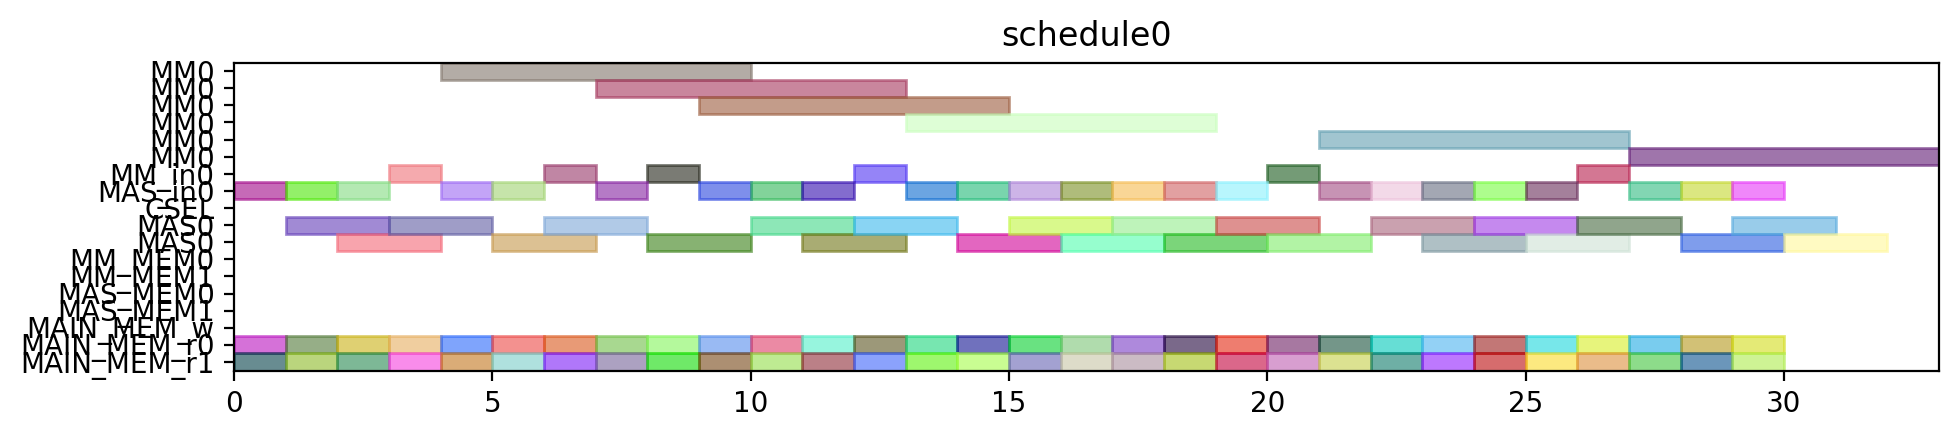

This chart was generated by the following Python code:
from pyschedule import Scenario, solvers, plotters, alt


def solve():
	horizon = 120
	S = Scenario("schedule0", horizon=horizon)

	# resource
	MM = S.Resources('MM', num=1, size=6)
	MM_in = S.Resources('MM_in', num=1)
	MAS_in = S.Resources('MAS_in', num=1)
	CSEL = S.Resource('CSEL')
	MAS = S.Resources('MAS', num=1, size=2, periods=range(1, horizon))
	MM_MEM = S.Resources('MM_MEM', num=2)
	MAS_MEM = S.Resources('MAS_MEM', num=2)
	MAIN_MEM_w = S.Resource('MAIN_MEM_w', size=1)
	MAIN_MEM_r = S.Resources('MAIN_MEM_r', num=2)

	# result of previous scheduling

	# new tasks
	c_t0_a1_0 = S.Task('c_t0_a1_0', length=2, delay_cost=1)
	c_t0_a1_0 += alt(MAS)
	c_t0_a1_0_in = S.Task('c_t0_a1_0_in', length=1, delay_cost=1)
	c_t0_a1_0_in += alt(MAS_in)
	S += c_t0_a1_0_in*MAS_in[0]<=c_t0_a1_0*MAS[0]

	c_t0_a1_0_mem0 = S.Task('c_t0_a1_0_mem0', length=1, delay_cost=1)
	c_t0_a1_0_mem0 += MAIN_MEM_r[0]
	S += c_t0_a1_0_mem0 <= c_t0_a1_0

	c_t0_a1_0_mem1 = S.Task('c_t0_a1_0_mem1', length=1, delay_cost=1)
	c_t0_a1_0_mem1 += MAIN_MEM_r[1]
	S += c_t0_a1_0_mem1 <= c_t0_a1_0

	c_t0_a1_1 = S.Task('c_t0_a1_1', length=2, delay_cost=1)
	c_t0_a1_1 += alt(MAS)
	c_t0_a1_1_in = S.Task('c_t0_a1_1_in', length=1, delay_cost=1)
	c_t0_a1_1_in += alt(MAS_in)
	S += c_t0_a1_1_in*MAS_in[0]<=c_t0_a1_1*MAS[0]

	c_t0_a1_1_mem0 = S.Task('c_t0_a1_1_mem0', length=1, delay_cost=1)
	c_t0_a1_1_mem0 += MAIN_MEM_r[0]
	S += c_t0_a1_1_mem0 <= c_t0_a1_1

	c_t0_a1_1_mem1 = S.Task('c_t0_a1_1_mem1', length=1, delay_cost=1)
	c_t0_a1_1_mem1 += MAIN_MEM_r[1]
	S += c_t0_a1_1_mem1 <= c_t0_a1_1

	c_t0_t10 = S.Task('c_t0_t10', length=2, delay_cost=1)
	c_t0_t10 += alt(MAS)
	c_t0_t10_in = S.Task('c_t0_t10_in', length=1, delay_cost=1)
	c_t0_t10_in += alt(MAS_in)
	S += c_t0_t10_in*MAS_in[0]<=c_t0_t10*MAS[0]

	c_t0_t10_mem0 = S.Task('c_t0_t10_mem0', length=1, delay_cost=1)
	c_t0_t10_mem0 += MAIN_MEM_r[0]
	S += c_t0_t10_mem0 <= c_t0_t10

	c_t0_t10_mem1 = S.Task('c_t0_t10_mem1', length=1, delay_cost=1)
	c_t0_t10_mem1 += MAIN_MEM_r[1]
	S += c_t0_t10_mem1 <= c_t0_t10

	c_t0_t11 = S.Task('c_t0_t11', length=2, delay_cost=1)
	c_t0_t11 += alt(MAS)
	c_t0_t11_in = S.Task('c_t0_t11_in', length=1, delay_cost=1)
	c_t0_t11_in += alt(MAS_in)
	S += c_t0_t11_in*MAS_in[0]<=c_t0_t11*MAS[0]

	c_t0_t11_mem0 = S.Task('c_t0_t11_mem0', length=1, delay_cost=1)
	c_t0_t11_mem0 += MAIN_MEM_r[0]
	S += c_t0_t11_mem0 <= c_t0_t11

	c_t0_t11_mem1 = S.Task('c_t0_t11_mem1', length=1, delay_cost=1)
	c_t0_t11_mem1 += MAIN_MEM_r[1]
	S += c_t0_t11_mem1 <= c_t0_t11

	c_t0_t3_t0 = S.Task('c_t0_t3_t0', length=6, delay_cost=1)
	c_t0_t3_t0 += alt(MM)
	c_t0_t3_t0_in = S.Task('c_t0_t3_t0_in', length=1, delay_cost=1)
	c_t0_t3_t0_in += alt(MM_in)
	S += c_t0_t3_t0_in*MM_in[0]<=c_t0_t3_t0*MM[0]
	c_t0_t3_t0_mem0 = S.Task('c_t0_t3_t0_mem0', length=1, delay_cost=1)
	c_t0_t3_t0_mem0 += MAIN_MEM_r[0]
	S += c_t0_t3_t0_mem0 <= c_t0_t3_t0

	c_t0_t3_t0_mem1 = S.Task('c_t0_t3_t0_mem1', length=1, delay_cost=1)
	c_t0_t3_t0_mem1 += MAIN_MEM_r[1]
	S += c_t0_t3_t0_mem1 <= c_t0_t3_t0

	c_t0_t3_t1 = S.Task('c_t0_t3_t1', length=6, delay_cost=1)
	c_t0_t3_t1 += alt(MM)
	c_t0_t3_t1_in = S.Task('c_t0_t3_t1_in', length=1, delay_cost=1)
	c_t0_t3_t1_in += alt(MM_in)
	S += c_t0_t3_t1_in*MM_in[0]<=c_t0_t3_t1*MM[0]
	c_t0_t3_t1_mem0 = S.Task('c_t0_t3_t1_mem0', length=1, delay_cost=1)
	c_t0_t3_t1_mem0 += MAIN_MEM_r[0]
	S += c_t0_t3_t1_mem0 <= c_t0_t3_t1

	c_t0_t3_t1_mem1 = S.Task('c_t0_t3_t1_mem1', length=1, delay_cost=1)
	c_t0_t3_t1_mem1 += MAIN_MEM_r[1]
	S += c_t0_t3_t1_mem1 <= c_t0_t3_t1

	c_t0_t3_t2 = S.Task('c_t0_t3_t2', length=2, delay_cost=1)
	c_t0_t3_t2 += alt(MAS)
	c_t0_t3_t2_in = S.Task('c_t0_t3_t2_in', length=1, delay_cost=1)
	c_t0_t3_t2_in += alt(MAS_in)
	S += c_t0_t3_t2_in*MAS_in[0]<=c_t0_t3_t2*MAS[0]

	c_t0_t3_t2_mem0 = S.Task('c_t0_t3_t2_mem0', length=1, delay_cost=1)
	c_t0_t3_t2_mem0 += MAIN_MEM_r[0]
	S += c_t0_t3_t2_mem0 <= c_t0_t3_t2

	c_t0_t3_t2_mem1 = S.Task('c_t0_t3_t2_mem1', length=1, delay_cost=1)
	c_t0_t3_t2_mem1 += MAIN_MEM_r[1]
	S += c_t0_t3_t2_mem1 <= c_t0_t3_t2

	c_t0_t3_t3 = S.Task('c_t0_t3_t3', length=2, delay_cost=1)
	c_t0_t3_t3 += alt(MAS)
	c_t0_t3_t3_in = S.Task('c_t0_t3_t3_in', length=1, delay_cost=1)
	c_t0_t3_t3_in += alt(MAS_in)
	S += c_t0_t3_t3_in*MAS_in[0]<=c_t0_t3_t3*MAS[0]

	c_t0_t3_t3_mem0 = S.Task('c_t0_t3_t3_mem0', length=1, delay_cost=1)
	c_t0_t3_t3_mem0 += MAIN_MEM_r[0]
	S += c_t0_t3_t3_mem0 <= c_t0_t3_t3

	c_t0_t3_t3_mem1 = S.Task('c_t0_t3_t3_mem1', length=1, delay_cost=1)
	c_t0_t3_t3_mem1 += MAIN_MEM_r[1]
	S += c_t0_t3_t3_mem1 <= c_t0_t3_t3

	c_t1_a1_0 = S.Task('c_t1_a1_0', length=2, delay_cost=1)
	c_t1_a1_0 += alt(MAS)
	c_t1_a1_0_in = S.Task('c_t1_a1_0_in', length=1, delay_cost=1)
	c_t1_a1_0_in += alt(MAS_in)
	S += c_t1_a1_0_in*MAS_in[0]<=c_t1_a1_0*MAS[0]

	c_t1_a1_0_mem0 = S.Task('c_t1_a1_0_mem0', length=1, delay_cost=1)
	c_t1_a1_0_mem0 += MAIN_MEM_r[0]
	S += c_t1_a1_0_mem0 <= c_t1_a1_0

	c_t1_a1_0_mem1 = S.Task('c_t1_a1_0_mem1', length=1, delay_cost=1)
	c_t1_a1_0_mem1 += MAIN_MEM_r[1]
	S += c_t1_a1_0_mem1 <= c_t1_a1_0

	c_t1_a1_1 = S.Task('c_t1_a1_1', length=2, delay_cost=1)
	c_t1_a1_1 += alt(MAS)
	c_t1_a1_1_in = S.Task('c_t1_a1_1_in', length=1, delay_cost=1)
	c_t1_a1_1_in += alt(MAS_in)
	S += c_t1_a1_1_in*MAS_in[0]<=c_t1_a1_1*MAS[0]

	c_t1_a1_1_mem0 = S.Task('c_t1_a1_1_mem0', length=1, delay_cost=1)
	c_t1_a1_1_mem0 += MAIN_MEM_r[0]
	S += c_t1_a1_1_mem0 <= c_t1_a1_1

	c_t1_a1_1_mem1 = S.Task('c_t1_a1_1_mem1', length=1, delay_cost=1)
	c_t1_a1_1_mem1 += MAIN_MEM_r[1]
	S += c_t1_a1_1_mem1 <= c_t1_a1_1

	c_t1_t10 = S.Task('c_t1_t10', length=2, delay_cost=1)
	c_t1_t10 += alt(MAS)
	c_t1_t10_in = S.Task('c_t1_t10_in', length=1, delay_cost=1)
	c_t1_t10_in += alt(MAS_in)
	S += c_t1_t10_in*MAS_in[0]<=c_t1_t10*MAS[0]

	c_t1_t10_mem0 = S.Task('c_t1_t10_mem0', length=1, delay_cost=1)
	c_t1_t10_mem0 += MAIN_MEM_r[0]
	S += c_t1_t10_mem0 <= c_t1_t10

	c_t1_t10_mem1 = S.Task('c_t1_t10_mem1', length=1, delay_cost=1)
	c_t1_t10_mem1 += MAIN_MEM_r[1]
	S += c_t1_t10_mem1 <= c_t1_t10

	c_t1_t11 = S.Task('c_t1_t11', length=2, delay_cost=1)
	c_t1_t11 += alt(MAS)
	c_t1_t11_in = S.Task('c_t1_t11_in', length=1, delay_cost=1)
	c_t1_t11_in += alt(MAS_in)
	S += c_t1_t11_in*MAS_in[0]<=c_t1_t11*MAS[0]

	c_t1_t11_mem0 = S.Task('c_t1_t11_mem0', length=1, delay_cost=1)
	c_t1_t11_mem0 += MAIN_MEM_r[0]
	S += c_t1_t11_mem0 <= c_t1_t11

	c_t1_t11_mem1 = S.Task('c_t1_t11_mem1', length=1, delay_cost=1)
	c_t1_t11_mem1 += MAIN_MEM_r[1]
	S += c_t1_t11_mem1 <= c_t1_t11

	c_t1_t3_t0 = S.Task('c_t1_t3_t0', length=6, delay_cost=1)
	c_t1_t3_t0 += alt(MM)
	c_t1_t3_t0_in = S.Task('c_t1_t3_t0_in', length=1, delay_cost=1)
	c_t1_t3_t0_in += alt(MM_in)
	S += c_t1_t3_t0_in*MM_in[0]<=c_t1_t3_t0*MM[0]
	c_t1_t3_t0_mem0 = S.Task('c_t1_t3_t0_mem0', length=1, delay_cost=1)
	c_t1_t3_t0_mem0 += MAIN_MEM_r[0]
	S += c_t1_t3_t0_mem0 <= c_t1_t3_t0

	c_t1_t3_t0_mem1 = S.Task('c_t1_t3_t0_mem1', length=1, delay_cost=1)
	c_t1_t3_t0_mem1 += MAIN_MEM_r[1]
	S += c_t1_t3_t0_mem1 <= c_t1_t3_t0

	c_t1_t3_t1 = S.Task('c_t1_t3_t1', length=6, delay_cost=1)
	c_t1_t3_t1 += alt(MM)
	c_t1_t3_t1_in = S.Task('c_t1_t3_t1_in', length=1, delay_cost=1)
	c_t1_t3_t1_in += alt(MM_in)
	S += c_t1_t3_t1_in*MM_in[0]<=c_t1_t3_t1*MM[0]
	c_t1_t3_t1_mem0 = S.Task('c_t1_t3_t1_mem0', length=1, delay_cost=1)
	c_t1_t3_t1_mem0 += MAIN_MEM_r[0]
	S += c_t1_t3_t1_mem0 <= c_t1_t3_t1

	c_t1_t3_t1_mem1 = S.Task('c_t1_t3_t1_mem1', length=1, delay_cost=1)
	c_t1_t3_t1_mem1 += MAIN_MEM_r[1]
	S += c_t1_t3_t1_mem1 <= c_t1_t3_t1

	c_t1_t3_t2 = S.Task('c_t1_t3_t2', length=2, delay_cost=1)
	c_t1_t3_t2 += alt(MAS)
	c_t1_t3_t2_in = S.Task('c_t1_t3_t2_in', length=1, delay_cost=1)
	c_t1_t3_t2_in += alt(MAS_in)
	S += c_t1_t3_t2_in*MAS_in[0]<=c_t1_t3_t2*MAS[0]

	c_t1_t3_t2_mem0 = S.Task('c_t1_t3_t2_mem0', length=1, delay_cost=1)
	c_t1_t3_t2_mem0 += MAIN_MEM_r[0]
	S += c_t1_t3_t2_mem0 <= c_t1_t3_t2

	c_t1_t3_t2_mem1 = S.Task('c_t1_t3_t2_mem1', length=1, delay_cost=1)
	c_t1_t3_t2_mem1 += MAIN_MEM_r[1]
	S += c_t1_t3_t2_mem1 <= c_t1_t3_t2

	c_t1_t3_t3 = S.Task('c_t1_t3_t3', length=2, delay_cost=1)
	c_t1_t3_t3 += alt(MAS)
	c_t1_t3_t3_in = S.Task('c_t1_t3_t3_in', length=1, delay_cost=1)
	c_t1_t3_t3_in += alt(MAS_in)
	S += c_t1_t3_t3_in*MAS_in[0]<=c_t1_t3_t3*MAS[0]

	c_t1_t3_t3_mem0 = S.Task('c_t1_t3_t3_mem0', length=1, delay_cost=1)
	c_t1_t3_t3_mem0 += MAIN_MEM_r[0]
	S += c_t1_t3_t3_mem0 <= c_t1_t3_t3

	c_t1_t3_t3_mem1 = S.Task('c_t1_t3_t3_mem1', length=1, delay_cost=1)
	c_t1_t3_t3_mem1 += MAIN_MEM_r[1]
	S += c_t1_t3_t3_mem1 <= c_t1_t3_t3

	c_t2_a1_0 = S.Task('c_t2_a1_0', length=2, delay_cost=1)
	c_t2_a1_0 += alt(MAS)
	c_t2_a1_0_in = S.Task('c_t2_a1_0_in', length=1, delay_cost=1)
	c_t2_a1_0_in += alt(MAS_in)
	S += c_t2_a1_0_in*MAS_in[0]<=c_t2_a1_0*MAS[0]

	c_t2_a1_0_mem0 = S.Task('c_t2_a1_0_mem0', length=1, delay_cost=1)
	c_t2_a1_0_mem0 += MAIN_MEM_r[0]
	S += c_t2_a1_0_mem0 <= c_t2_a1_0

	c_t2_a1_0_mem1 = S.Task('c_t2_a1_0_mem1', length=1, delay_cost=1)
	c_t2_a1_0_mem1 += MAIN_MEM_r[1]
	S += c_t2_a1_0_mem1 <= c_t2_a1_0

	c_t2_a1_1 = S.Task('c_t2_a1_1', length=2, delay_cost=1)
	c_t2_a1_1 += alt(MAS)
	c_t2_a1_1_in = S.Task('c_t2_a1_1_in', length=1, delay_cost=1)
	c_t2_a1_1_in += alt(MAS_in)
	S += c_t2_a1_1_in*MAS_in[0]<=c_t2_a1_1*MAS[0]

	c_t2_a1_1_mem0 = S.Task('c_t2_a1_1_mem0', length=1, delay_cost=1)
	c_t2_a1_1_mem0 += MAIN_MEM_r[0]
	S += c_t2_a1_1_mem0 <= c_t2_a1_1

	c_t2_a1_1_mem1 = S.Task('c_t2_a1_1_mem1', length=1, delay_cost=1)
	c_t2_a1_1_mem1 += MAIN_MEM_r[1]
	S += c_t2_a1_1_mem1 <= c_t2_a1_1

	c_t2_t10 = S.Task('c_t2_t10', length=2, delay_cost=1)
	c_t2_t10 += alt(MAS)
	c_t2_t10_in = S.Task('c_t2_t10_in', length=1, delay_cost=1)
	c_t2_t10_in += alt(MAS_in)
	S += c_t2_t10_in*MAS_in[0]<=c_t2_t10*MAS[0]

	c_t2_t10_mem0 = S.Task('c_t2_t10_mem0', length=1, delay_cost=1)
	c_t2_t10_mem0 += MAIN_MEM_r[0]
	S += c_t2_t10_mem0 <= c_t2_t10

	c_t2_t10_mem1 = S.Task('c_t2_t10_mem1', length=1, delay_cost=1)
	c_t2_t10_mem1 += MAIN_MEM_r[1]
	S += c_t2_t10_mem1 <= c_t2_t10

	c_t2_t11 = S.Task('c_t2_t11', length=2, delay_cost=1)
	c_t2_t11 += alt(MAS)
	c_t2_t11_in = S.Task('c_t2_t11_in', length=1, delay_cost=1)
	c_t2_t11_in += alt(MAS_in)
	S += c_t2_t11_in*MAS_in[0]<=c_t2_t11*MAS[0]

	c_t2_t11_mem0 = S.Task('c_t2_t11_mem0', length=1, delay_cost=1)
	c_t2_t11_mem0 += MAIN_MEM_r[0]
	S += c_t2_t11_mem0 <= c_t2_t11

	c_t2_t11_mem1 = S.Task('c_t2_t11_mem1', length=1, delay_cost=1)
	c_t2_t11_mem1 += MAIN_MEM_r[1]
	S += c_t2_t11_mem1 <= c_t2_t11

	c_t2_t3_t0 = S.Task('c_t2_t3_t0', length=6, delay_cost=1)
	c_t2_t3_t0 += alt(MM)
	c_t2_t3_t0_in = S.Task('c_t2_t3_t0_in', length=1, delay_cost=1)
	c_t2_t3_t0_in += alt(MM_in)
	S += c_t2_t3_t0_in*MM_in[0]<=c_t2_t3_t0*MM[0]
	c_t2_t3_t0_mem0 = S.Task('c_t2_t3_t0_mem0', length=1, delay_cost=1)
	c_t2_t3_t0_mem0 += MAIN_MEM_r[0]
	S += c_t2_t3_t0_mem0 <= c_t2_t3_t0

	c_t2_t3_t0_mem1 = S.Task('c_t2_t3_t0_mem1', length=1, delay_cost=1)
	c_t2_t3_t0_mem1 += MAIN_MEM_r[1]
	S += c_t2_t3_t0_mem1 <= c_t2_t3_t0

	c_t2_t3_t1 = S.Task('c_t2_t3_t1', length=6, delay_cost=1)
	c_t2_t3_t1 += alt(MM)
	c_t2_t3_t1_in = S.Task('c_t2_t3_t1_in', length=1, delay_cost=1)
	c_t2_t3_t1_in += alt(MM_in)
	S += c_t2_t3_t1_in*MM_in[0]<=c_t2_t3_t1*MM[0]
	c_t2_t3_t1_mem0 = S.Task('c_t2_t3_t1_mem0', length=1, delay_cost=1)
	c_t2_t3_t1_mem0 += MAIN_MEM_r[0]
	S += c_t2_t3_t1_mem0 <= c_t2_t3_t1

	c_t2_t3_t1_mem1 = S.Task('c_t2_t3_t1_mem1', length=1, delay_cost=1)
	c_t2_t3_t1_mem1 += MAIN_MEM_r[1]
	S += c_t2_t3_t1_mem1 <= c_t2_t3_t1

	c_t2_t3_t2 = S.Task('c_t2_t3_t2', length=2, delay_cost=1)
	c_t2_t3_t2 += alt(MAS)
	c_t2_t3_t2_in = S.Task('c_t2_t3_t2_in', length=1, delay_cost=1)
	c_t2_t3_t2_in += alt(MAS_in)
	S += c_t2_t3_t2_in*MAS_in[0]<=c_t2_t3_t2*MAS[0]

	c_t2_t3_t2_mem0 = S.Task('c_t2_t3_t2_mem0', length=1, delay_cost=1)
	c_t2_t3_t2_mem0 += MAIN_MEM_r[0]
	S += c_t2_t3_t2_mem0 <= c_t2_t3_t2

	c_t2_t3_t2_mem1 = S.Task('c_t2_t3_t2_mem1', length=1, delay_cost=1)
	c_t2_t3_t2_mem1 += MAIN_MEM_r[1]
	S += c_t2_t3_t2_mem1 <= c_t2_t3_t2

	c_t2_t3_t3 = S.Task('c_t2_t3_t3', length=2, delay_cost=1)
	c_t2_t3_t3 += alt(MAS)
	c_t2_t3_t3_in = S.Task('c_t2_t3_t3_in', length=1, delay_cost=1)
	c_t2_t3_t3_in += alt(MAS_in)
	S += c_t2_t3_t3_in*MAS_in[0]<=c_t2_t3_t3*MAS[0]

	c_t2_t3_t3_mem0 = S.Task('c_t2_t3_t3_mem0', length=1, delay_cost=1)
	c_t2_t3_t3_mem0 += MAIN_MEM_r[0]
	S += c_t2_t3_t3_mem0 <= c_t2_t3_t3

	c_t2_t3_t3_mem1 = S.Task('c_t2_t3_t3_mem1', length=1, delay_cost=1)
	c_t2_t3_t3_mem1 += MAIN_MEM_r[1]
	S += c_t2_t3_t3_mem1 <= c_t2_t3_t3

	c_t3000 = S.Task('c_t3000', length=2, delay_cost=1)
	c_t3000 += alt(MAS)
	c_t3000_in = S.Task('c_t3000_in', length=1, delay_cost=1)
	c_t3000_in += alt(MAS_in)
	S += c_t3000_in*MAS_in[0]<=c_t3000*MAS[0]

	c_t3000_mem0 = S.Task('c_t3000_mem0', length=1, delay_cost=1)
	c_t3000_mem0 += MAIN_MEM_r[0]
	S += c_t3000_mem0 <= c_t3000

	c_t3000_mem1 = S.Task('c_t3000_mem1', length=1, delay_cost=1)
	c_t3000_mem1 += MAIN_MEM_r[1]
	S += c_t3000_mem1 <= c_t3000

	c_t3001 = S.Task('c_t3001', length=2, delay_cost=1)
	c_t3001 += alt(MAS)
	c_t3001_in = S.Task('c_t3001_in', length=1, delay_cost=1)
	c_t3001_in += alt(MAS_in)
	S += c_t3001_in*MAS_in[0]<=c_t3001*MAS[0]

	c_t3001_mem0 = S.Task('c_t3001_mem0', length=1, delay_cost=1)
	c_t3001_mem0 += MAIN_MEM_r[0]
	S += c_t3001_mem0 <= c_t3001

	c_t3001_mem1 = S.Task('c_t3001_mem1', length=1, delay_cost=1)
	c_t3001_mem1 += MAIN_MEM_r[1]
	S += c_t3001_mem1 <= c_t3001

	c_t3010 = S.Task('c_t3010', length=2, delay_cost=1)
	c_t3010 += alt(MAS)
	c_t3010_in = S.Task('c_t3010_in', length=1, delay_cost=1)
	c_t3010_in += alt(MAS_in)
	S += c_t3010_in*MAS_in[0]<=c_t3010*MAS[0]

	c_t3010_mem0 = S.Task('c_t3010_mem0', length=1, delay_cost=1)
	c_t3010_mem0 += MAIN_MEM_r[0]
	S += c_t3010_mem0 <= c_t3010

	c_t3010_mem1 = S.Task('c_t3010_mem1', length=1, delay_cost=1)
	c_t3010_mem1 += MAIN_MEM_r[1]
	S += c_t3010_mem1 <= c_t3010

	c_t3011 = S.Task('c_t3011', length=2, delay_cost=1)
	c_t3011 += alt(MAS)
	c_t3011_in = S.Task('c_t3011_in', length=1, delay_cost=1)
	c_t3011_in += alt(MAS_in)
	S += c_t3011_in*MAS_in[0]<=c_t3011*MAS[0]

	c_t3011_mem0 = S.Task('c_t3011_mem0', length=1, delay_cost=1)
	c_t3011_mem0 += MAIN_MEM_r[0]
	S += c_t3011_mem0 <= c_t3011

	c_t3011_mem1 = S.Task('c_t3011_mem1', length=1, delay_cost=1)
	c_t3011_mem1 += MAIN_MEM_r[1]
	S += c_t3011_mem1 <= c_t3011

	c_t4000 = S.Task('c_t4000', length=2, delay_cost=1)
	c_t4000 += alt(MAS)
	c_t4000_in = S.Task('c_t4000_in', length=1, delay_cost=1)
	c_t4000_in += alt(MAS_in)
	S += c_t4000_in*MAS_in[0]<=c_t4000*MAS[0]

	c_t4000_mem0 = S.Task('c_t4000_mem0', length=1, delay_cost=1)
	c_t4000_mem0 += MAIN_MEM_r[0]
	S += c_t4000_mem0 <= c_t4000

	c_t4000_mem1 = S.Task('c_t4000_mem1', length=1, delay_cost=1)
	c_t4000_mem1 += MAIN_MEM_r[1]
	S += c_t4000_mem1 <= c_t4000

	c_t4001 = S.Task('c_t4001', length=2, delay_cost=1)
	c_t4001 += alt(MAS)
	c_t4001_in = S.Task('c_t4001_in', length=1, delay_cost=1)
	c_t4001_in += alt(MAS_in)
	S += c_t4001_in*MAS_in[0]<=c_t4001*MAS[0]

	c_t4001_mem0 = S.Task('c_t4001_mem0', length=1, delay_cost=1)
	c_t4001_mem0 += MAIN_MEM_r[0]
	S += c_t4001_mem0 <= c_t4001

	c_t4001_mem1 = S.Task('c_t4001_mem1', length=1, delay_cost=1)
	c_t4001_mem1 += MAIN_MEM_r[1]
	S += c_t4001_mem1 <= c_t4001

	solvers.mip.solve(S,msg=1,kind='CPLEX',ratio_gap=1.01)

	solution = [['hoge']*len(S.solution()[1]) for i in range(len(S.solution()))]
	for i in range(len(S.solution())):
		for j in range(len(S.solution()[i])):
			solution[i][j]=str(S.solution()[i][j])
	print(solution)

	cycles = int(solution[-1][3])

	pic_file_name = "/mnt/rose/usr1/fukuda/ABE/multiRAM_multiMAS_16mux/scheduling_result/stage6MM1_stage2MAS1/SQR/schedule0.png"
	if(S.solution() != []):
		plotters.matplotlib.plot(S,img_filename=pic_file_name, show_task_labels=False, fig_size=(cycles*0.25+3, 2))

	return solution
